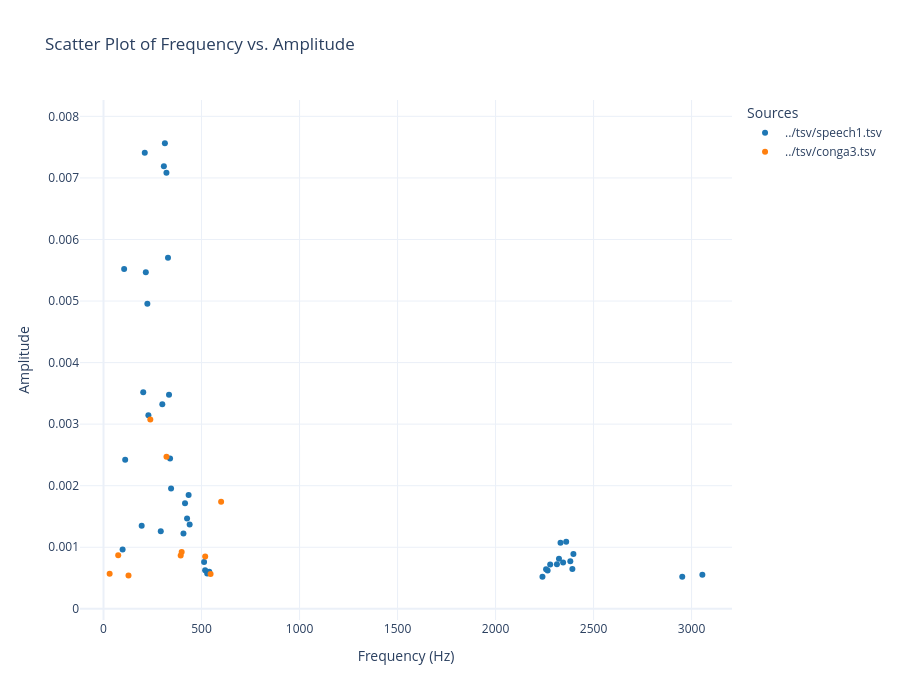

Notebook code cell kept with this figure:
### Markdown cell above
### 2D (no time): peak-list TSV

This section visualizes TSV files that represent a **list of spectral peaks**.

- **TSV schema**: must contain columns **`Frequency (Hz)`** and **`Amplitude`**
- **Inputs**: pass either `files=[...]` (TSV paths, tab-separated) or `dfs=[...]` (pandas DataFrames)
- **Labels**: use `df_labels=[...]` to control legend names (otherwise file path / `DataFrame N` is used)
- **Axis scaling**: `freq_axis_mode` / `amp_axis_mode` mirrors `py_scripts.dft_analysis.analyze_signal()`

### Code cell
from audiospylt.multiplotter import plot_scatter

# 2D scatter for TSV peak lists.
# Expected columns: 'Frequency (Hz)', 'Amplitude'
# Tip: the axis scaling parameters mirror `py_scripts.dft_analysis.analyze_signal()`.

plot_scatter(
    files=['../tsv/speech1.tsv', '../tsv/conga3.tsv'],
    mode='markers',
    # Frequency-axis scaling:
    freq_axis_mode='linear',  # 'linear' | 'log' | 'mel' | 'mixed'
    freq_axis_mix=0.5,        # used only when freq_axis_mode='mixed'
    mixed_log_floor_hz=1.0,   # used only when freq_axis_mode='mixed'
    # Amplitude-axis scaling:
    amp_axis_mode='linear',   # 'linear' | 'log' | 'mixed'
    amp_axis_mix=0.5,         # used only when amp_axis_mode='mixed'
    amp_log_floor=1e-12,      # used for 'log'/'mixed'
    # Range handling:
    auto_plot_range=True,
)

# Sample usage:
# plot_scatter(files=['tsv/speech1.tsv', 'tsv/conga3.tsv'], df_labels=['Speech', 'Conga'], mode='markers')
# plot_scatter(dfs=[df1, df2], df_labels=['DataFrame1', 'DataFrame2'], mode='lines')
# plot_scatter(files=['tsv/speech1.tsv'], freq_axis_mode='log', amp_axis_mode='log')

### Figure 1 — Plotly figure (JSON) as saved in the notebook; plotly's stock layout.template omitted (floating-point values rounded to 4 significant figures)
{"data": [{"line": {"color": "#1f77b4"}, "marker": {"color": "#1f77b4"}, "mode": "markers", "name": "../tsv/speech1.tsv", "type": "scatter", "x": [97.37, 105.3, 110.5, 194.7, 202.6, 210.5, 215.8, 223.7, 228.9, 292.1, 300.0, 307.9, 313.2, 321.1, 328.9, 334.2, 339.5, 344.7, 407.9, 415.8, 426.3, 434.2, 439.5, 513.2, 518.4, 528.9, 539.5, 2239.0, 2258.0, 2266.0, 2279.0, 2313.0, 2324.0, 2332.0, 2345.0, 2361.0, 2382.0, 2392.0, 2397.0, 2953.0, 3055.0], "y": [0.0009648, 0.005521, 0.002423, 0.001351, 0.003517, 0.007408, 0.005467, 0.004954, 0.003144, 0.001261, 0.003322, 0.007189, 0.007562, 0.007083, 0.005702, 0.003478, 0.002441, 0.001954, 0.001222, 0.001716, 0.001468, 0.001848, 0.001371, 0.0007603, 0.0006279, 0.0005749, 0.0006008, 0.0005227, 0.0006431, 0.0006238, 0.0007216, 0.0007252, 0.0008114, 0.001073, 0.0007516, 0.00109, 0.000773, 0.0006453, 0.0008912, 0.0005222, 0.0005532]}, {"line": {"color": "#ff7f0e"}, "marker": {"color": "#ff7f0e"}, "mode": "markers", "name": "../tsv/conga3.tsv", "type": "scatter", "x": [31.25, 75.0, 127.5, 238.8, 321.2, 393.8, 398.8, 518.8, 546.2, 600.0], "y": [0.0005687, 0.0008704, 0.0005404, 0.003074, 0.002468, 0.000865, 0.0009237, 0.0008488, 0.0005669, 0.001739]}], "layout": {"height": 700, "legend": {"title": {"text": "Sources"}}, "title": {"text": "Scatter Plot of Frequency vs. Amplitude"}, "width": 900, "xaxis": {"range": [-120.0, 3206.0], "title": {"text": "Frequency (Hz)"}, "type": "linear"}, "yaxis": {"range": [-0.0001817, 0.008266], "title": {"text": "Amplitude"}, "type": "linear"}}}
